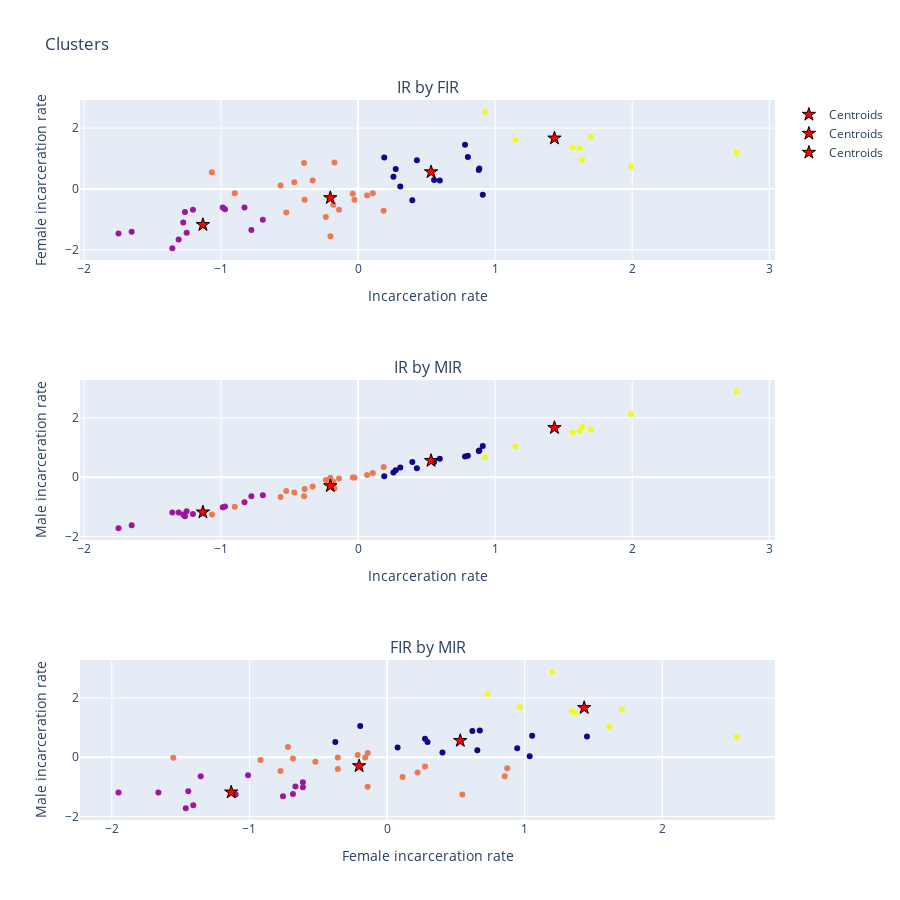

Write notebook code for a chart like this one.
### Code cell
visualizing_results_2d(df,n)

### Figure 1 — Plotly figure (JSON) as saved in the notebook; plotly's stock layout.template omitted (floating-point values rounded to 4 significant figures)
{"data": [{"marker": {"color": [0, 2, 3, 0, 2, 0, 2, 2, 2, 0, 3, 2, 0, 2, 0, 1, 2, 3, 3, 1, 2, 1, 2, 1, 3, 2, 2, 1, 0, 1, 1, 0, 1, 2, 1, 2, 3, 2, 0, 1, 0, 0, 0, 3, 2, 1, 0, 1, 3, 2, 2, 1]}, "mode": "markers", "showlegend": false, "type": "scatter", "x": [0.78, -0.3945, 1.566, 0.8803, 0.06526, 0.5543, -0.4655, 0.1865, -0.3318, 0.8844, 1.637, -1.067, 0.1906, -0.524, 0.3077, -0.988, -0.1813, 1.148, 2.761, -1.653, -0.2357, -1.251, -0.2022, -1.205, 1.992, 0.1071, -0.5658, -0.9712, 0.2575, -1.276, -0.6954, 0.8009, -0.779, -0.1395, -1.264, -0.03922, 1.699, -0.3903, 0.3954, -1.31, 0.9095, 0.4289, 0.2742, 1.616, -0.9002, -1.749, 0.5961, -0.8291, 0.9262, -0.02668, -0.173, -1.356], "xaxis": "x", "y": [1.453, 0.8554, 1.362, 0.6199, -0.2131, 0.2939, 0.2215, -0.7202, 0.2758, 0.6743, 0.964, 0.5475, 1.036, -0.7746, 0.07662, -0.6116, -0.521, 1.616, 1.199, -1.408, -0.9194, -1.445, -1.553, -0.684, 0.7286, -0.1407, 0.1128, -0.6659, 0.4026, -1.101, -1.01, 1.055, -1.354, -0.684, -0.7564, -0.1588, 1.707, -0.358, -0.3761, -1.662, -0.195, 0.9459, 0.6561, 1.344, -0.1407, -1.463, 0.2758, -0.6116, 2.54, -0.358, 0.8735, -1.952], "yaxis": "y"}, {"marker": {"color": "red", "line": {"color": "black", "width": 1}, "size": 10, "symbol": "star"}, "mode": "markers", "name": "Centroids", "type": "scatter", "x": [0.5322, -1.133, -0.2031, 1.433], "xaxis": "x", "y": [0.5584, -1.179, -0.2932, 1.668], "yaxis": "y"}, {"marker": {"color": [0, 2, 3, 0, 2, 0, 2, 2, 2, 0, 3, 2, 0, 2, 0, 1, 2, 3, 3, 1, 2, 1, 2, 1, 3, 2, 2, 1, 0, 1, 1, 0, 1, 2, 1, 2, 3, 2, 0, 1, 0, 0, 0, 3, 2, 1, 0, 1, 3, 2, 2, 1]}, "mode": "markers", "showlegend": false, "type": "scatter", "x": [0.78, -0.3945, 1.566, 0.8803, 0.06526, 0.5543, -0.4655, 0.1865, -0.3318, 0.8844, 1.637, -1.067, 0.1906, -0.524, 0.3077, -0.988, -0.1813, 1.148, 2.761, -1.653, -0.2357, -1.251, -0.2022, -1.205, 1.992, 0.1071, -0.5658, -0.9712, 0.2575, -1.276, -0.6954, 0.8009, -0.779, -0.1395, -1.264, -0.03922, 1.699, -0.3903, 0.3954, -1.31, 0.9095, 0.4289, 0.2742, 1.616, -0.9002, -1.749, 0.5961, -0.8291, 0.9262, -0.02668, -0.173, -1.356], "xaxis": "x2", "y": [0.7038, -0.6369, 1.497, 0.8876, 0.07601, 0.511, -0.5136, 0.3428, -0.3096, 0.9033, 1.697, -1.253, 0.03117, -0.4621, 0.3294, -1.009, -0.1482, 1.049, 2.883, -1.614, -0.09662, -1.15, -0.01591, -1.238, 2.136, 0.1455, -0.6661, -0.9822, 0.1612, -1.256, -0.6078, 0.7284, -0.6414, -0.04057, -1.314, -0.0047, 1.612, -0.3948, 0.511, -1.188, 1.056, 0.3047, 0.2397, 1.558, -0.9934, -1.72, 0.6231, -0.8432, 0.6791, -0.006942, -0.3701, -1.188], "yaxis": "y2"}, {"marker": {"color": "red", "line": {"color": "black", "width": 1}, "size": 10, "symbol": "star"}, "mode": "markers", "name": "Centroids", "type": "scatter", "x": [0.5322, -1.133, -0.2031, 1.433], "xaxis": "x2", "y": [0.5584, -1.179, -0.2932, 1.668], "yaxis": "y2"}, {"marker": {"color": [0, 2, 3, 0, 2, 0, 2, 2, 2, 0, 3, 2, 0, 2, 0, 1, 2, 3, 3, 1, 2, 1, 2, 1, 3, 2, 2, 1, 0, 1, 1, 0, 1, 2, 1, 2, 3, 2, 0, 1, 0, 0, 0, 3, 2, 1, 0, 1, 3, 2, 2, 1]}, "mode": "markers", "showlegend": false, "type": "scatter", "x": [1.453, 0.8554, 1.362, 0.6199, -0.2131, 0.2939, 0.2215, -0.7202, 0.2758, 0.6743, 0.964, 0.5475, 1.036, -0.7746, 0.07662, -0.6116, -0.521, 1.616, 1.199, -1.408, -0.9194, -1.445, -1.553, -0.684, 0.7286, -0.1407, 0.1128, -0.6659, 0.4026, -1.101, -1.01, 1.055, -1.354, -0.684, -0.7564, -0.1588, 1.707, -0.358, -0.3761, -1.662, -0.195, 0.9459, 0.6561, 1.344, -0.1407, -1.463, 0.2758, -0.6116, 2.54, -0.358, 0.8735, -1.952], "xaxis": "x3", "y": [0.7038, -0.6369, 1.497, 0.8876, 0.07601, 0.511, -0.5136, 0.3428, -0.3096, 0.9033, 1.697, -1.253, 0.03117, -0.4621, 0.3294, -1.009, -0.1482, 1.049, 2.883, -1.614, -0.09662, -1.15, -0.01591, -1.238, 2.136, 0.1455, -0.6661, -0.9822, 0.1612, -1.256, -0.6078, 0.7284, -0.6414, -0.04057, -1.314, -0.0047, 1.612, -0.3948, 0.511, -1.188, 1.056, 0.3047, 0.2397, 1.558, -0.9934, -1.72, 0.6231, -0.8432, 0.6791, -0.006942, -0.3701, -1.188], "yaxis": "y3"}, {"marker": {"color": "red", "line": {"color": "black", "width": 1}, "size": 10, "symbol": "star"}, "mode": "markers", "name": "Centroids", "type": "scatter", "x": [0.5322, -1.133, -0.2031, 1.433], "xaxis": "x3", "y": [0.5584, -1.179, -0.2932, 1.668], "yaxis": "y3"}], "layout": {"annotations": [{"font": {"size": 16}, "showarrow": false, "text": "IR by FIR", "x": 0.5, "xanchor": "center", "xref": "paper", "y": 1, "yanchor": "bottom", "yref": "paper"}, {"font": {"size": 16}, "showarrow": false, "text": "IR by MIR", "x": 0.5, "xanchor": "center", "xref": "paper", "y": 0.6111, "yanchor": "bottom", "yref": "paper"}, {"font": {"size": 16}, "showarrow": false, "text": "FIR by MIR", "x": 0.5, "xanchor": "center", "xref": "paper", "y": 0.2222, "yanchor": "bottom", "yref": "paper"}], "height": 900, "title": {"text": "Clusters"}, "xaxis": {"anchor": "y", "domain": [0, 1], "title": {"text": "Incarceration rate"}}, "xaxis2": {"anchor": "y2", "domain": [0, 1], "title": {"text": "Incarceration rate"}}, "xaxis3": {"anchor": "y3", "domain": [0, 1], "title": {"text": "Female incarceration rate"}}, "yaxis": {"anchor": "x", "domain": [0.7778, 1], "title": {"text": "Female incarceration rate"}}, "yaxis2": {"anchor": "x2", "domain": [0.3889, 0.6111], "title": {"text": "Male incarceration rate"}}, "yaxis3": {"anchor": "x3", "domain": [0, 0.2222], "title": {"text": "Male incarceration rate"}}}}
